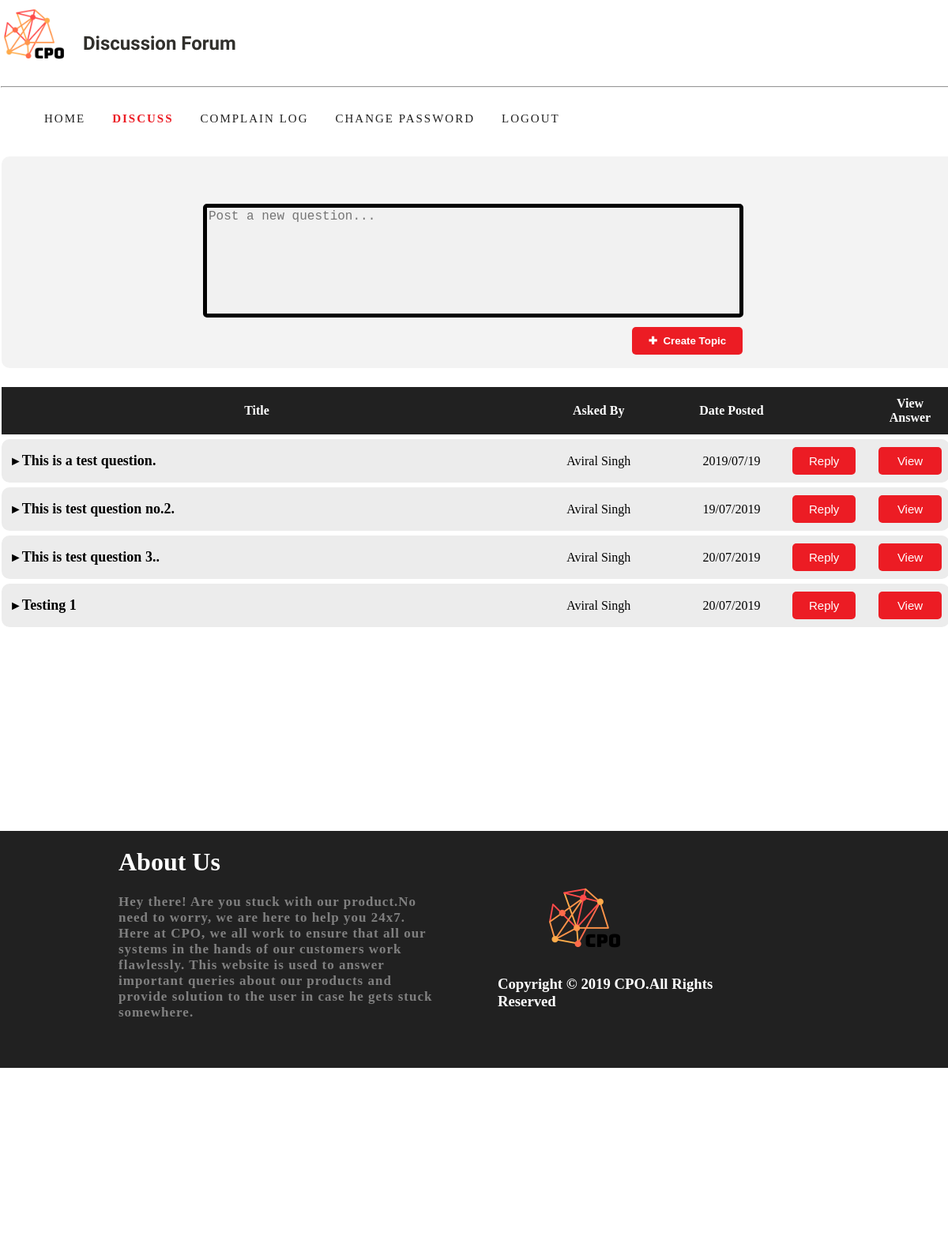
The page /userzone/discussion (signed in) on the database its author committed.
### userzone/models.py (models this page shows)
class Question(models.Model):
    qid=models.AutoField(primary_key=True)
    questiontext=models.TextField()
    askedby=models.CharField(max_length=50)
    posteddate=models.CharField(max_length=30)

### userzone/views.py (the view)
def discussion(request):
    try:
        if request.session['userid']:
            quest=Question.objects.all()
            return render(request,'discussion.html',{'quest':quest})
        else:
            return render(request,'login.html')
    except KeyError:
        return render(request,'login.html')

### userzone/templates/discussion.html (shortened to what this page needs)
<!DOCTYPE html>
<html lang="en">
<head>
    {% load static %}
    <link href="{% static 'css\style2.css' %}" rel="stylesheet" />
</head>
<body>
<div id="outer">
    <div id="p1">
        <div class="s1">
            <a href="{% url 'userzone:userhome' %}"><div class="s3" style="background-image:url('{% static "images/logo.png" %}');background-size:100%;background-repeat:no-repeat;"></div></a>
            <div class="s4">
            <h2 style="margin-top:40px;margin-left:20px;color:#31302c;font-family:aclonica;text-shadow:2px 2px 5px white;" id="txt">Discussion Forum</h2>
            </div>
            <div class="s5" style="border:none;">
            </div>
        </div>
        <hr style="background-color:black;"/>
    <div id="menu">
	    <ul>
		    <li><a href="{% url 'userzone:userhome' %}">HOME</a></li>
		    <li><a style="font-weight:900;color:#ec1c24;" href="{% url 'userzone:discussion' %}">DISCUSS</a></li>
		    <li><a href="{% url 'userzone:complainlog' %}">COMPLAIN LOG</a></li>
		    <li><a href="{% url 'userzone:changepassword' %}">CHANGE PASSWORD</a></li>
		    <li><a href="{% url 'userzone:logout' %}">LOGOUT</a></li>
		</ul>
	</div>
    <div class="s6">
        <div class="a4">
        <form action="{% url 'userzone:postquestion' %}" method="post">
        <table border="0" style="margin:20px 250px;width:70%;">
            <tr>
                <td style="font-size:18px;font-weight:900;">&nbsp</td>
            </tr>
            <tr>
                <td>
                    <textarea class="box4" name="questiontext" placeholder="Post a new question..." required></textarea>
                </td>
            </tr>
            <td>
                <input type="submit" value="✚  Create Topic" class="button4" style="margin-left:543px;"/>
            </td>
        </table>
        </form>
        </div>
        <table border="0" style="width:100%;margin:0 auto;">
            <tr>
                <th width="60%">Title</th>
                <th width="20%">Asked By</th>
                <th width="10%">Date Posted</th>
                <th width="10%">&nbsp</th>
                <th>View Answer</th>
            </tr><br/>
            {% for q in quest %}
            <tr>
                <td class="t1" style="max-width:720px;word-wrap:break-word;">►<a id="t2" href="{% url 'userzone:viewanswer' q.qid %}">{{ q.questiontext }}</a></td>
                <td class="t1" align="center">{{ q.askedby }}</td>
                <td class="t1" align="center">{{ q.posteddate }}</td>
                <td class="t1" align="center"><a href="{% url 'userzone:answer' q.qid %}"><button class="button2">Reply</button></a></td>
                <td class="t1" align="center"><a href="{% url 'userzone:viewanswer' q.qid %}"><button class="button2">View</button></a></td>
            </tr>
            {% endfor %}
        </table>
    </div>
    </div>
<div class="s9">
    <div class="s11"></div>
    <div class="s10">
        <h1 style="color:white;">About Us</h1>
        <p style="font-family:calibri;color:#808080;letter-spacing:1px;font-weight:900;font-size:17px;">Hey there! Are you
            stuck with our product.No need to worry, we are here to help you 24x7.  Here at CPO, we all work to ensure that all
        our systems in the hands of our customers work flawlessly.  This website is used to answer important queries about
        our products and provide solution to the user in case he gets stuck somewhere.</p>
    </div>
    <div class="s10">
        <img src="{% static 'images/logo.png' %}" height="100px" width="100px" style="margin-left:140px;margin-top:60px;"/>
        <h3 style="color:white;margin-left:80px;font-family:calibri;">Copyright &copy 2019 CPO.All Rights Reserved</h3>
    </div>
    <div class="s10">
        <h3 style="color:white;margin-left:80px;font-family:calibri;margin-top:130px;">Developed By:- <span style="margin-left:18px;">Aviral Singh</span><br/>
            <span style="margin-left:140px;">CSE Ist year</span><br/><span style="margin-left:140px;">KNIT, Sultanpur</span></h3>
    </div>
</div>
</div>
</body>

### userzone/static/css/style2.css (style rules this page uses)
body,html { margin:0; padding:0; }
#outer { width:100%; min-height:1100px; border:none; height:auto; }
#p1 { width:1200px; min-height:1000px; margin-left:auto; margin-right:auto; height:auto; border:1px solid transparent; }
.s1 { width:100%; height:100px; //border:1px solid; }
.s3 { height:100%; width:7%; float:left; }
.s4 { height:100%; width:76%; //border:1px solid; float:left; }
.s5 { height:100%; width:8%; float:left; border:1px solid #74d2e7; }
.s6 { width:1200px; min-height:700px; border:1px solid transparent; }
.s9 { height:300px; width:100%; margin-top:50px; background-color:#212121; }
.s11 { height:100%; width:150px; #border:1px solid; float:left; }
.s10 { height:100%; width:400px; #border:1px solid; float:left; }
.button2 { height:35px; width:80px; background-color:#ec1c24; color:white; font-size:15px; border:none; border-radius:5px 5px 5px 5px; outline:none; }
.box4 { height:130px; width:80%; resize:none; font-size:16px; border:5px solid; background-color:rgba(241,241,241); border-radius:5px; outline:none; }
.a4 { height:260px; width:100%; margin-top:6px; border:4px solid transparent; background-color:rgba(241,241,241,0.8); border-radius:10px; }
.button4 { width:140px; height:35px; color:white; font-weight:900; border:none; border-radius:5px; background-color:#ec1c24; }

### rows shown on the page
Question: questiontext "This is a test question.", askedby "Aviral Singh", posteddate "2019/07/19"
Question: questiontext "This is test question no.2.", askedby "Aviral Singh", posteddate "19/07/2019"
Question: questiontext "This is test question 3..", askedby "Aviral Singh", posteddate "20/07/2019"
Question: questiontext "Testing 1", askedby "Aviral Singh", posteddate "20/07/2019"
